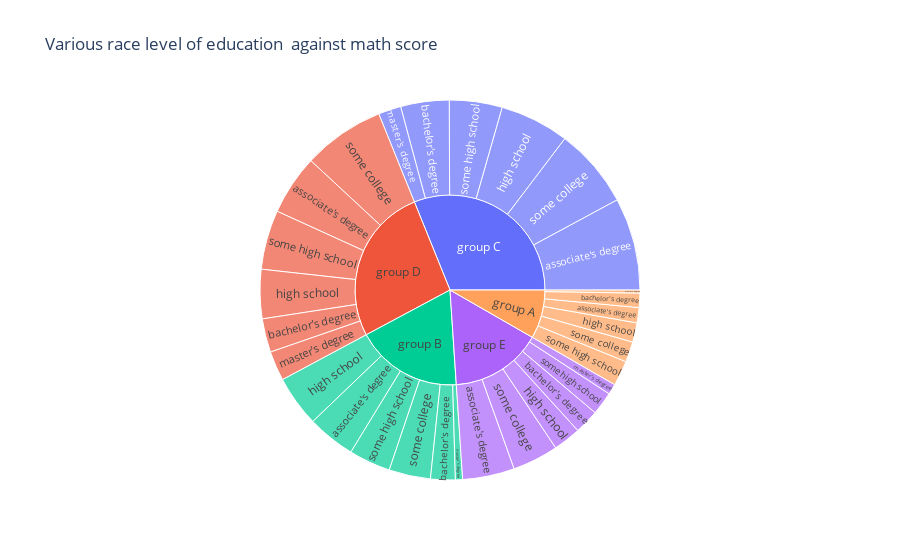

The notebook cell this image was saved under:
### Code cell
fig = px.sunburst(studentper, path=['race/ethnicity', 'parental level of education'], values='math score', 
                  title='Various race level of education  against math score')
fig.show()

### Figure 1 — Plotly figure (JSON) as saved in the notebook; plotly's stock layout.template omitted (floating-point values rounded to 4 significant figures)
{"data": [{"branchvalues": "total", "domain": {"x": [0, 1], "y": [0, 1]}, "hovertemplate": "labels=%{label}<br>math score=%{value}<br>parent=%{parent}<br>id=%{id}<extra></extra>", "ids": ["group A/associate's degree", "group B/associate's degree", "group C/associate's degree", "group D/associate's degree", "group E/associate's degree", "group A/bachelor's degree", "group B/bachelor's degree", "group C/bachelor's degree", "group D/bachelor's degree", "group E/bachelor's degree", "group A/high school", "group B/high school", "group C/high school", "group D/high school", "group E/high school", "group A/master's degree", "group B/master's degree", "group C/master's degree", "group D/master's degree", "group E/master's degree", "group A/some college", "group B/some college", "group C/some college", "group D/some college", "group E/some college", "group A/some high school", "group B/some high school", "group C/some high school", "group D/some high school", "group E/some high school", "group A", "group B", "group C", "group D", "group E"], "labels": ["associate's degree", "associate's degree", "associate's degree", "associate's degree", "associate's degree", "bachelor's degree", "bachelor's degree", "bachelor's degree", "bachelor's degree", "bachelor's degree", "high school", "high school", "high school", "high school", "high school", "master's degree", "master's degree", "master's degree", "master's degree", "master's degree", "some college", "some college", "some college", "some college", "some college", "some high school", "some high school", "some high school", "some high school", "some high school", "group A", "group B", "group C", "group D", "group E"], "name": "", "parents": ["group A", "group B", "group C", "group D", "group E", "group A", "group B", "group C", "group D", "group E", "group A", "group B", "group C", "group D", "group E", "group A", "group B", "group C", "group D", "group E", "group A", "group B", "group C", "group D", "group E", "group A", "group B", "group C", "group D", "group E", "", "", "", "", ""], "type": "sunburst", "values": [854, 2710, 5205, 3380, 2921, 806, 1386, 2726, 1892, 1378, 1088, 2870, 3898, 2766, 1557, 173, 403, 1274, 1668, 597, 1150, 2338, 4494, 4605, 2584, 1414, 2349, 2967, 3338, 1298, 5485, 12056, 20564, 17649, 10335]}], "layout": {"legend": {"tracegroupgap": 0}, "title": {"text": "Various race level of education  against math score"}}}
